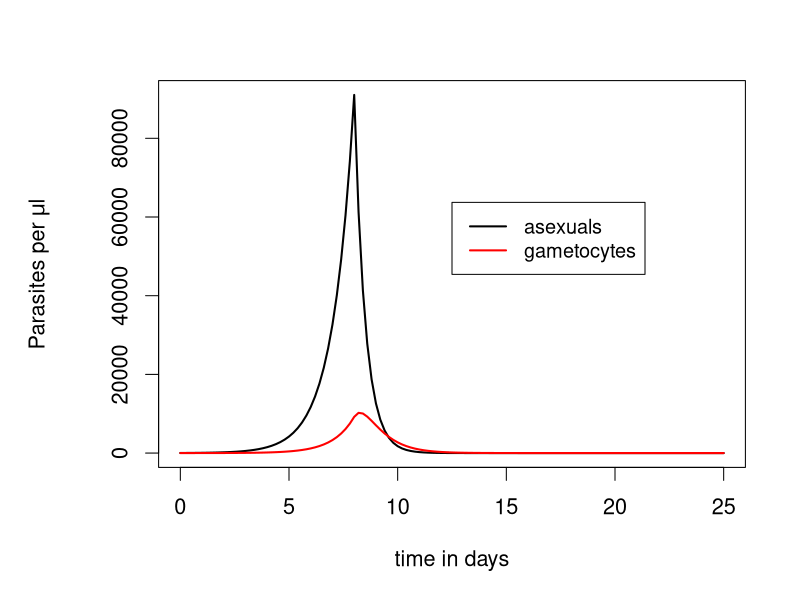

Write R code to recreate this figure.
#########################################################
# Continuous Model of Malaria Infections
#########################################################

# This is the starting script to the malaria module

# Produces dynamics of infections using the continuous model
# Plots output

#######################
# FUNCTION DEFINITIONS
#######################

###
# cont.model(t,y,para) 
# Use:    Function to calculate time derivatives of asexual (A) and gametocyte (G) densities 
# Input:
#     t: time 
#     y: vector of current values of variables A and G
#     para: parameters 	g: gametocyte investment, fraction of parasites that become gametocytes
#			r: rate at which asexuals rupture to produce offspring
#			m: number of offspring produced by each asexual
#			k: rate at which asexuals are killed by immune response
#			l: death rate of gametocytes
# Output:
#    der: vector of derivatives at time t

cont.model<-function(t,y,para) {

with(as.list(c(para,y)),{ # this command allows us to refer directly to the variables and parameters

if(t<8) { # immunity begins on day 8 of infection
  	dA<-r*m*(1-g)*A-r*A
  	} else {
  	dA<-r*m*(1-g)*A-r*A-k*A
  	} 
dG<-r*m*g*A-l*G
der<-c(dA,dG)
list(der)
}) # end of 'with'
}  # end of function definition


###
# dynamics(g,init.y,end.time,interval,cont.model,para)
# Use: Function to integrate asexual and gametocyte differential equations
# Once A or G falls below 1 they are considered to be zero (to prevent negative values)
# Input:
#	g: gametocyte investment
#	init.y: vector of asexual and gametocyte densities for first time point in sequence 
#	end.time: last time for which densities are to be calculated
# 	interval: time interval between densities
#	cont.model: function specifying differential equations
#	para: parameters	r: rate at which asexuals rupture to produce offspring
#				m: number of offspring produced by each asexual
#				k: rate at which asexuals are killed by immune response
#				l: death rate of gametocytes
# Output:
# 	A: vector of asexual densities at requested times
#	G: vector of gametocyte densities at requested times
# 	time: vector of times

dynamics<-function(g,init.y,end.time,interval,cont.model,para) {
para<-c(g=g,para) # adds g to list of parameters, specifying it separately like this allows it to be changed easily
times<-seq(0,end.time,by=interval) # produces sequence of times for which densities will be estimated
results<-lsoda(init.y,times,cont.model,para)
# to set values <1 to 0 using index matrix
results[,c("A","G")][results[,c("A","G")]<1]<-0

as.data.frame(results)	
}

#################################################
# MAIN PROGRAM
#################################################

### Load R library for solving odes
library(deSolve)

### Define parameters, initial values and times for estimating parasite densities
para<-c(r=0.25,m=6,k=3,l=1.2)
end.time<-25
interval<-0.2
init.y<-c(A=25,G=0)

### get output for continuous model
out<-dynamics(g=0.15,init.y,end.time,interval,cont.model,para)

### plot results
#pdf("fig3.pdf")
par(mar=c(5,6,3,2)+0.1,cex=1.3) # sets margins so there is room for y-axis label
                                # and increases font and symbol size
plot(out$time,out$A,xlab="time in days",ylab="",type="n") # type="n" sets up the axes
                                                          # without plotting the function
lines(out$time,out$A,lw=2) # type="l" draws a line rather than points
mtext(expression(paste("Parasites per ",mu,"l")),side=2,line=4,cex=1.3) # to write y-axis label with Greek letter
lines(out$time,out$G,col="red",lw=2) # to add gametocyte data onto graph
par(cex=1.2)
legend(end.time*0.5,max(out$A)*0.7, legend=c("asexuals","gametocytes"), col=c("black","red"),lw=2)
#dev.off()
